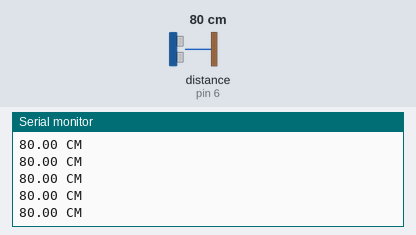
This sketch was run on a simulated Arduino Uno, built with avr-gcc and run on an emulated ATmega328P. On the bench: the last lines printed to the serial monitor. Inputs (shaded band) come from the test bench; at power-on: distance to the obstacle (sensor on pin 6) 80 cm.

Above: at 1.2 s.
1.3 s: distance to the obstacle (sensor on pin 6) set to 2 cm
At 1.9 s:
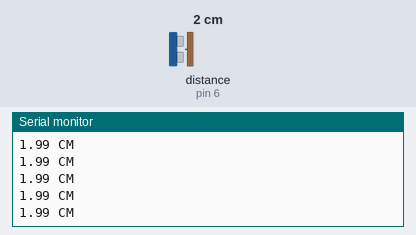
3.9 s: distance to the obstacle (sensor on pin 6) set to 18 cm
At 5.0 s:
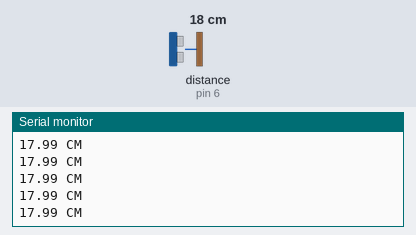
6.9 s: distance to the obstacle (sensor on pin 6) set to 4 cm
At 8.0 s:
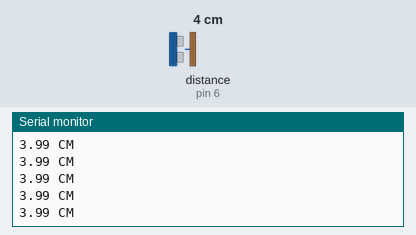
Timing chart, 0 to 9.9 s (numbered marks = the images above; inputs shaded):
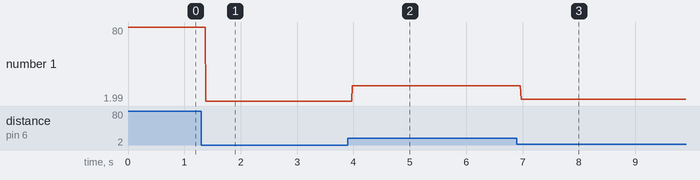

The sketch:

Projeto_lora_Enviando_dados.ino
```cpp
#include <SoftwareSerial.h>
#include "Ultrasonic.h"

SoftwareSerial lora (5, 4);
//SoftwareSerial Blue (9,8);
Ultrasonic sensor1(7,6);// estaa nas portas 12 e 13

float distancia = 0;
char estado=0;
int presenca = 10;
int situacao;
int led1 = 2;
int led2=3;
unsigned long tempoagora = 0;
unsigned long tempofim = 0;
unsigned long tempoleitura1 = 0;
unsigned long tempoleitura2 = 0;
unsigned long tempoleitura3 = 0;
unsigned long tempoleitura4 = 0;
//String turon = "on";

void setup() {
Serial.begin(9600);
lora.begin(9600);
//Blue.begin(9600);
digitalWrite(presenca,INPUT);
digitalWrite(led1,OUTPUT);
digitalWrite(led2,OUTPUT);
//delay(10000);
tempoleitura1 = millis();
tempoleitura2 = millis();
tempoleitura3 = millis();
/*delay(15000);*/
}

void loop() {

/*distancia = sensor1.convert(sensor1.timing(), Ultrasonic::CM);
Serial.print(  distancia);
Serial.println(" CM ");


if(Blue.available()) {
estado = Blue.read();
Serial.print(estado);
Serial.print("\n");
}

if (distancia <=65){
lora.print("on");
delay(1000);
}else if (distancia > 65){
lora.print("off");
delay(1000);
}

}*/
/* Teste com sensor Ultrasonico e Modulo Bluethoot
*  ___________________________________________________________
*
*  codico para iniciar o bluethoot printando na tela as informações recebidas ou enviadas para serial armazenando a leitura na variavel estado do tipo char pois
*  estamos enviando caracteres de acordo com o aplicativo do celular.ultilizando Condicionais if e and para filtrar as deciões do dados enviado pelo bluethoot
*  e recebidos pelo sensor se ambos satisfazer as condições ele executa
*
*if(Blue.available()) {
estado = Blue.read();
Serial.print(estado);
Serial.print("\n");

if (distancia <= 65 and estado =='a'){
lora.print("on");
Serial.print("on");
delay(1000);
}

if (distancia <= 65 and estado =='b'){
lora.print("on");
Serial.print("on");
delay(1000);
}


if (distancia > 65 and estado =='b'){
lora.print("off");
Serial.print("off");
delay(1000);
}
if (distancia > 65 and estado =='a'){
lora.print("on");
Serial.print("on");
delay(1000);
}


}______________________________________________________________________________________*/

/*Projeto ulilizando o sensor Ultrasonico e o Sensor de movimento Pir ultilizando o MILLIS() com Delay de 6 minutos no sensor ultrasonico e sensor de movimento livre para detectar objeto
* sem travar o codigo */

/*situacao = digitalRead(presenca);

//tempoagora = millis();
//if ((tempoagora - tempoleitura1) > 1000){

//situacao = digitalRead(presenca);
if (situacao == LOW) {
lora.print("off");
Serial.print("off");
Serial.print("   não detectado sensor Pir ");
Serial.print("\n");
digitalWrite(led2, LOW);

}
if (situacao == HIGH) {
lora.print("on");
Serial.print("on");
Serial.print("   movimento detectado Sensor pir ");
Serial.print("\n");
digitalWrite(led2, HIGH);
}
tempoagora = millis();
//if ((tempoagora - tempoleitura2) > 1000){
distancia = sensor1.convert(sensor1.timing(), Ultrasonic::CM);
Serial.print(  distancia);
Serial.println(" CM ");
if (distancia <= 35){
tempoagora = millis();
if((tempoagora - tempoleitura3) < 250){
lora.print("on");
//Serial.print("on");
Serial.print("On Sensor de distancia detectado");
Serial.print("\n");
digitalWrite(led1, HIGH);
//tempoleitura3 = millis();
}
if((tempoagora - tempoleitura3) > 250){
lora.print("on");
//Serial.print("on");
Serial.print("On Sensor de distancia detectado");
Serial.print("\n");
digitalWrite(led1, 0);
//tempoleitura3 = millis();


}
if((tempoagora - tempoleitura3) > 500){
tempoleitura3 = millis();
}
}


tempoagora = millis();
if (distancia >= 35){
if((tempoagora - tempoleitura3) >= 500){
lora.print("off");
//Serial.print("off");
Serial.print("NAO DETECTADO SENSOR DE DISTANCIA");
Serial.print("\n");
digitalWrite(led1, 0);
tempoleitura3 = millis();
}
}


/*_________________________________________________________________________________________________________________________________________________________________________*/

/* projeto eficente do lora que envia dados com medindo com sensor ultrasonico com um clock mais rapido uma taxa de perda de 1% na leitura passando em velocidade*/
/*if (lora.available()>1){
String input = lora.readString();
//Serial.println(input);
//Serial.print(input);
if(input =="chegou"){
Serial.println(input);
}
}*/

tempoagora = millis();
//if ((tempoagora - tempoleitura2) > 1000){
distancia = sensor1.convert(sensor1.timing(), Ultrasonic::CM);
Serial.print(  distancia);
Serial.println(" CM ");
tempoagora = millis();
if (distancia <= 15.00){
tempoagora = millis();
if((tempoagora - tempoleitura3) >=1000){
lora.print("on");
//Serial.print("on");
Serial.print("On Sensor de distancia detectado");
Serial.print("\n");
digitalWrite(10, HIGH);
tempoleitura3 = millis();


}
}


tempoagora = millis();
if (distancia >= 16.00){
tempoagora = millis();
if((tempoagora - tempoleitura3) >= 4000){
lora.print("off");
//Serial.print("off");
Serial.print("NAO DETECTADO SENSOR DE DISTANCIA");
Serial.print("\n");
digitalWrite(10, 0);
tempoleitura3 = millis();
}
/*tempoagora = millis();
if (distancia >=110 and distancia <=114){
tempoagora = millis();
if((tempoagora - tempoleitura2) >=1000){
lora.print("pisca");
Serial.println("distancia maior que 30 e menor que 45");
tempoleitura2 = millis();
}
}*/
/*______________________novo bloco adicionado _________________________________________
if (lora.available() >1){
String input = lora.readString();
tempoagora = millis();
if (input =="1"){
if((tempoagora - tempoleitura2) >= 2000){
digitalWrite(10,HIGH);
Serial.println(input);
tempoleitura2 = millis();

}


}
tempoagora = millis();
if (input =="0"){
if((tempoagora - tempoleitura2) >= 4000){
digitalWrite(10,LOW);
Serial.println(input);
tempoleitura2 = millis();

}

}

}
_________________________Fim DO novo Bloco Adicionado______________________*/
}
}

/*________________________________________________________________________________________________________________________________________________________________________________*/

/*Codigo com detecção em alta velocidade sem parar na frente do sensor porem se parado na frente do sensor ele nao detecta por conta da velocidade do clock
* mais em alta velocidade passando pelo sensor ele detecta
//if ((tempoagora - tempoleitura2) > 1000){
distancia = sensor1.convert(sensor1.timing(), Ultrasonic::CM);
Serial.print(  distancia);
Serial.println(" CM ");
if (distancia <= 75){
tempoagora = millis();
if((tempoagora - tempoleitura3) >100){
lora.print("on");
Serial.print("on");
Serial.print("On Sensor de distancia detectado");
Serial.print("\n");
digitalWrite(led1, HIGH);
tempoleitura3 = millis();

}
}

tempoagora = millis();
if (distancia > 75){
if((tempoagora - tempoleitura3) > 6000){
lora.print("off");
Serial.print("off");
Serial.print("NAO DETECTADO SENSOR DE DISTANCIA");
Serial.print("\n");
digitalWrite(led1, LOW);
tempoleitura3 = millis();
}
}
*/


/*if((millis() - tempoleitura3) > 6000){
tempoleitura3 = millis();
}*/


//tempoleitura2 = millis();


//}


/*if (distancia <= 25){
if((millis() - tempoleitura3) >1000){
lora.print("on");
Serial.print("on");
Serial.print("On Sensor de distancia detectado");
Serial.print("\n");
digitalWrite(led1, HIGH);
tempoleitura3 = millis();


}

}


if (distancia >= 25){
if((millis() - tempoleitura3) >1000){
lora.print("off");
Serial.print("off");
Serial.print("NAO DETECTADO SENSOR DE DISTANCIA");
Serial.print("\n");
digitalWrite(led1, LOW);
tempoleitura3 = millis();


}

}
tempoleitura2 = millis();


}*/

/*if((millis() - tempoleitura3) < 3000){
digitalWrite(led1, LOW);
lora.print("off");
Serial.print("Sensor de distancia Não detectado");


}
if((millis() - tempoleitura3) > 6000){
tempoleitura3 = millis();
}*/


//if (lora.available())
//Serial.write(lora.read());
//Serial.print(lora);
```

Measured:
- after the input at 1.3 s, the serial monitor: prints a new line after 0.08 s (image 1)
- after the input at 3.9 s, the serial monitor: prints a new line after 0.08 s (image 2)
- after the input at 6.9 s, the serial monitor: prints a new line after 0.07 s (image 3)
- plotted number 1: 80 → 1.99 after the input at 1.3 s, 1.99 → 17.99 after the input at 3.9 s, 17.99 → 3.99 after the input at 6.9 s
